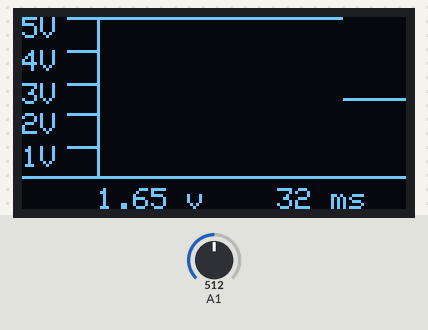
A sketch run on a simulated Arduino Uno, built with avr-gcc and run on an emulated ATmega328P. On the bench: 128×64 one-colour display. The test bench sets the inputs (shaded band); at power-on: A1 = 512. What the sketch prints to the serial monitor is not drawn.

Above: at 5.9 s.
6.0 s: A1 set to 716
At 6.24 s:
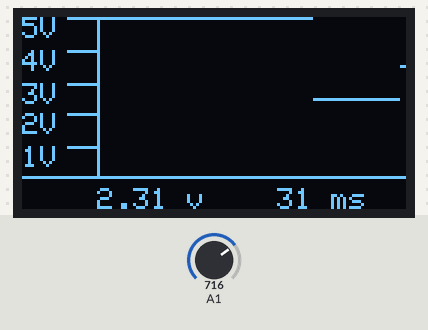
7.5 s: A1 set to 900
At 7.84 s:
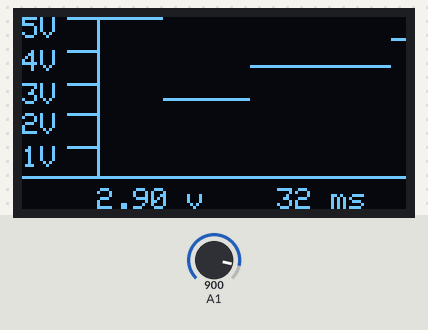
9.1 s: A1 set to 1023
At 13.43 s:
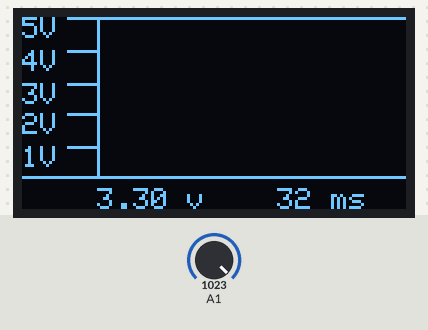
Timing chart, 0 to 14.9 s (numbered marks = the images above; inputs shaded):
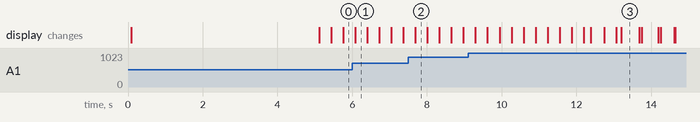

Measured:
- what the display in image 3 shows lasts 0.5 s, from 13.2 s to 13.7 s

The sketch:

oled.ino
```cpp
#include <Wire.h>
#include <Adafruit_GFX.h>
#include <Adafruit_SSD1306.h>

#define ANCHO 128
#define ALTO 64


#define OLED_RESET 4
Adafruit_SSD1306 oled(ANCHO,ALTO, &Wire, OLED_RESET);

//DECLARACION DE VARIABLES

int anteriorMillis = 0;
int tiempo = 0;
float valorAnalogico = 0;
float voltaje = 0;
float graficaVoltaje = 0;

int x[128]; //buffer de la grafica
int y[128]; //buffer secundario de la grafica

//BANDERA PARA ANIMACION INICIAL
int b = 0;  // bandera para el display
int retraso = 5000; //Tiempo de animacion


// 'imagen_2022-10-13_234720195', 128x64px
const unsigned char prueba [] PROGMEM = {
  0xff, 0xff, 0xff, 0xff, 0xff, 0xff, 0xff, 0xff, 0xff, 0xff, 0xff, 0xff, 0xff, 0xff, 0xff, 0xff,
  0xff, 0xff, 0xff, 0xff, 0xff, 0xff, 0xff, 0xff, 0xff, 0xff, 0xff, 0xff, 0xff, 0xff, 0xff, 0xff,
  0xff, 0xff, 0xff, 0xff, 0xff, 0xff, 0xff, 0xff, 0xff, 0xff, 0xff, 0xff, 0xff, 0xff, 0xff, 0xff,
  0xff, 0xff, 0xf0, 0xff, 0xff, 0xff, 0xff, 0xff, 0xff, 0xff, 0xff, 0xff, 0xff, 0xff, 0xff, 0xff,
  0xff, 0xff, 0xfc, 0x3f, 0xff, 0xff, 0xff, 0xff, 0xff, 0xff, 0xff, 0xff, 0xff, 0xff, 0xff, 0xff,
  0xff, 0xff, 0xff, 0x87, 0xff, 0xff, 0xff, 0xff, 0xff, 0xff, 0xff, 0xff, 0xff, 0xff, 0xff, 0xff,
  0xff, 0xff, 0xff, 0xe0, 0xff, 0xff, 0xff, 0xe7, 0xff, 0xff, 0xff, 0xff, 0xff, 0xff, 0xff, 0xff,
  0xff, 0xff, 0xff, 0xfe, 0x3f, 0xff, 0xff, 0xef, 0xff, 0xff, 0xff, 0xff, 0xff, 0xff, 0xff, 0xff,
  0xff, 0xff, 0xff, 0xf7, 0xff, 0xff, 0xff, 0xff, 0xff, 0xbe, 0xff, 0xff, 0xff, 0xff, 0xff, 0xff,
  0xff, 0xff, 0xff, 0xfb, 0x9f, 0xff, 0xff, 0xff, 0xff, 0xfe, 0xff, 0xff, 0xff, 0xff, 0xff, 0xff,
  0xff, 0xff, 0xef, 0xfc, 0x4f, 0xff, 0xff, 0xdf, 0xff, 0x7f, 0x7f, 0xff, 0xff, 0xff, 0xff, 0xff,
  0xff, 0xff, 0xef, 0xf9, 0xcf, 0xff, 0xff, 0xdb, 0xff, 0x5d, 0x7f, 0xef, 0xff, 0xff, 0xff, 0xff,
  0xff, 0xff, 0xf7, 0xf2, 0xdf, 0xff, 0xff, 0xdb, 0xff, 0x7d, 0x7f, 0xef, 0xff, 0xff, 0xff, 0xff,
  0xff, 0xff, 0xf7, 0xce, 0xdf, 0xff, 0xf9, 0xdb, 0xff, 0xfb, 0x7f, 0xef, 0xff, 0xff, 0xff, 0xff,
  0xff, 0xff, 0xff, 0x3f, 0xdf, 0xff, 0xfb, 0xdf, 0xff, 0xeb, 0xff, 0xef, 0xff, 0xff, 0xff, 0xff,
  0xff, 0xff, 0xfa, 0x7f, 0xdf, 0xfc, 0xfe, 0xbf, 0xff, 0xeb, 0xff, 0xff, 0xff, 0xff, 0xff, 0xff,
  0xff, 0xff, 0xfd, 0xff, 0x5f, 0xff, 0xfe, 0xbf, 0xff, 0xeb, 0xff, 0xff, 0xff, 0xff, 0xff, 0xff,
  0xff, 0xff, 0xff, 0xff, 0x9f, 0xff, 0xfe, 0xbd, 0xdf, 0xf7, 0xfd, 0xdf, 0xff, 0xff, 0xff, 0xff,
  0xff, 0xff, 0xff, 0xff, 0xbf, 0xff, 0xf7, 0x7d, 0xfe, 0xff, 0xff, 0xdf, 0xff, 0xff, 0xff, 0xff,
  0xff, 0xff, 0xff, 0x7f, 0xbf, 0xff, 0x77, 0xfd, 0xfe, 0xff, 0xbe, 0xdf, 0xff, 0xff, 0xff, 0xff,
  0xff, 0xff, 0xff, 0xff, 0xbf, 0xff, 0x77, 0xfd, 0xfe, 0xff, 0xbf, 0xdf, 0xff, 0xff, 0xff, 0xff,
  0xff, 0xff, 0x3f, 0xff, 0xbf, 0xff, 0x7f, 0xfd, 0xfe, 0xff, 0xbf, 0xff, 0xff, 0xff, 0xff, 0xff,
  0xff, 0xff, 0x1f, 0xdf, 0x3f, 0xff, 0x7f, 0xff, 0xfe, 0xff, 0xbf, 0xff, 0xff, 0xff, 0xff, 0xff,
  0xff, 0xff, 0x1f, 0xf7, 0x7f, 0xff, 0x7f, 0xff, 0x76, 0xff, 0xf7, 0x7f, 0xff, 0xff, 0xff, 0xff,
  0xff, 0xfe, 0x5f, 0xfc, 0x7f, 0xff, 0x6f, 0xfe, 0x77, 0xff, 0xd7, 0x3f, 0xff, 0xff, 0xff, 0xff,
  0xff, 0xfe, 0xcf, 0xff, 0xff, 0xff, 0xaf, 0xff, 0xf5, 0xff, 0xd7, 0xff, 0xff, 0xff, 0xff, 0xff,
  0xff, 0xfc, 0xef, 0xff, 0xff, 0xff, 0xaf, 0xff, 0xf5, 0xff, 0xdf, 0xff, 0xff, 0xff, 0xff, 0xff,
  0xff, 0xfc, 0xe7, 0xff, 0xff, 0xff, 0xaf, 0xff, 0xf9, 0xff, 0xcf, 0xff, 0xff, 0xff, 0xff, 0xff,
  0xff, 0xfd, 0xe7, 0xff, 0xff, 0xff, 0xaf, 0xff, 0xfb, 0xff, 0xef, 0xff, 0xff, 0xff, 0xff, 0xff,
  0xff, 0xf9, 0xf3, 0xff, 0xff, 0xff, 0xdf, 0xff, 0xff, 0xff, 0xff, 0xff, 0xff, 0xff, 0xff, 0xff,
  0xff, 0xfb, 0xf3, 0xff, 0xff, 0xff, 0xdf, 0xff, 0xff, 0xff, 0xff, 0xff, 0xff, 0xff, 0xff, 0xff,
  0xff, 0xf3, 0xfb, 0xff, 0xff, 0xff, 0xff, 0xff, 0xff, 0xff, 0xff, 0xff, 0xff, 0xff, 0xff, 0xff,
  0xff, 0xf1, 0xf1, 0xff, 0xff, 0xff, 0xff, 0xff, 0xff, 0xff, 0xff, 0xff, 0xff, 0xff, 0xff, 0xff,
  0xff, 0xe6, 0xed, 0xff, 0xff, 0xff, 0xff, 0xff, 0xff, 0xff, 0xff, 0xff, 0xff, 0xff, 0xff, 0xff,
  0xff, 0xe7, 0xbc, 0xff, 0xff, 0xff, 0xff, 0xff, 0xff, 0xff, 0xff, 0xff, 0xff, 0xff, 0xff, 0xff,
  0xff, 0xef, 0x5e, 0xff, 0xff, 0xff, 0xff, 0xff, 0xff, 0xff, 0xff, 0xff, 0xff, 0xff, 0xff, 0xff,
  0xff, 0xcf, 0xfe, 0xff, 0xff, 0xff, 0xff, 0xff, 0xff, 0xff, 0xff, 0xff, 0xff, 0xff, 0xff, 0xff,
  0xff, 0xdb, 0xfa, 0x7f, 0xff, 0xff, 0xff, 0xff, 0xff, 0xff, 0xff, 0xff, 0xff, 0xff, 0xff, 0xff,
  0xff, 0x9f, 0xfc, 0x7f, 0xff, 0xff, 0xff, 0xff, 0xff, 0xff, 0xff, 0xff, 0xff, 0xff, 0xff, 0xff,
  0xff, 0x9f, 0xff, 0x3f, 0xff, 0xff, 0xff, 0xff, 0xff, 0xff, 0xff, 0xff, 0xff, 0xff, 0xff, 0xff,
  0xff, 0x1f, 0xff, 0x3f, 0xff, 0xff, 0xcf, 0x3f, 0xff, 0xfe, 0xff, 0xff, 0xff, 0xff, 0xff, 0xff,
  0xff, 0x39, 0xf3, 0x9f, 0xff, 0xff, 0xb8, 0xda, 0x72, 0xcd, 0x7f, 0xff, 0xff, 0xff, 0xff, 0xff,
  0xff, 0x7e, 0x4f, 0x9f, 0xff, 0xff, 0xc8, 0x3e, 0x10, 0xc4, 0x7f, 0xff, 0xff, 0xff, 0xff, 0xff,
  0xfe, 0x7c, 0xe7, 0xdf, 0xff, 0xff, 0xb0, 0xde, 0x71, 0x85, 0x7f, 0xff, 0xff, 0xff, 0xff, 0xff,
  0xfe, 0xf3, 0xf9, 0xcf, 0xff, 0xff, 0x88, 0x1e, 0x15, 0xb4, 0x7f, 0xff, 0xff, 0xff, 0xff, 0xff,
  0xfc, 0x7f, 0xff, 0xcf, 0xff, 0xff, 0xff, 0xff, 0xff, 0xff, 0xff, 0xff, 0xff, 0xff, 0xff, 0xff,
  0xfc, 0xff, 0xff, 0xe7, 0xff, 0xff, 0xff, 0xff, 0xff, 0xff, 0xff, 0xff, 0xff, 0xff, 0xff, 0xff,
  0xfd, 0xff, 0xff, 0xe7, 0xff, 0xff, 0xff, 0xff, 0xff, 0xff, 0xff, 0xff, 0xff, 0xff, 0xff, 0xff,
  0xf9, 0xef, 0xfe, 0xf3, 0xff, 0xff, 0xff, 0xf8, 0xc7, 0xff, 0xff, 0xff, 0xff, 0xff, 0xff, 0xff,
  0xfb, 0xff, 0xff, 0xf3, 0xff, 0xff, 0xff, 0xfb, 0x5f, 0xff, 0xff, 0xff, 0xff, 0xff, 0xff, 0xff,
  0xf3, 0xfe, 0xef, 0xfb, 0xff, 0xff, 0xff, 0xfb, 0x07, 0xff, 0xff, 0xff, 0xff, 0xff, 0xff, 0xff,
  0xf3, 0xff, 0x1f, 0xf9, 0xff, 0xff, 0xff, 0xfb, 0x5f, 0xff, 0xff, 0xff, 0xff, 0xff, 0xff, 0xff,
  0xe7, 0xfe, 0xef, 0xfd, 0xff, 0xff, 0xff, 0xf8, 0xc3, 0xff, 0xff, 0xff, 0xff, 0xff, 0xff, 0xff,
  0xe7, 0xfd, 0xf7, 0xfc, 0xff, 0xff, 0xff, 0xff, 0xff, 0xff, 0xff, 0xff, 0xff, 0xff, 0xff, 0xff,
  0xef, 0xff, 0xff, 0xfc, 0xff, 0xff, 0xff, 0xff, 0xff, 0xff, 0xff, 0xff, 0xff, 0xff, 0xff, 0xff,
  0xcf, 0xdf, 0xff, 0x7e, 0xff, 0xff, 0xff, 0xff, 0xff, 0xff, 0xff, 0xff, 0xff, 0xff, 0xff, 0xff,
  0xdf, 0xff, 0xff, 0xfe, 0x71, 0x89, 0x08, 0x54, 0x76, 0x14, 0x6e, 0x31, 0xff, 0xff, 0xff, 0xff,
  0x9d, 0xff, 0xff, 0xf7, 0x67, 0x61, 0x08, 0x51, 0xe2, 0xf1, 0xa2, 0xf7, 0xff, 0xff, 0xff, 0xff,
  0x9f, 0xff, 0xff, 0xff, 0x27, 0x60, 0x88, 0x11, 0xe2, 0xf1, 0xa2, 0x39, 0xff, 0xff, 0xff, 0xff,
  0x8f, 0xff, 0xff, 0xfe, 0x35, 0x2a, 0xaa, 0x95, 0x0a, 0xd5, 0x2a, 0xe5, 0xff, 0xff, 0xff, 0xff,
  0x00, 0x00, 0x00, 0x00, 0x39, 0x9e, 0xe2, 0xd6, 0x5f, 0x3e, 0x7a, 0x33, 0xff, 0xff, 0xff, 0xff,
  0xff, 0xff, 0xff, 0xff, 0xff, 0xff, 0xff, 0xff, 0xff, 0xff, 0xff, 0xff, 0xff, 0xff, 0xff, 0xff,
  0xff, 0xff, 0xff, 0xff, 0xff, 0xff, 0xff, 0xff, 0xff, 0xff, 0xff, 0xff, 0xff, 0xff, 0xff, 0xff,
  0xff, 0xff, 0xff, 0xff, 0xff, 0xff, 0xff, 0xff, 0xff, 0xff, 0xff, 0xff, 0xff, 0xff, 0xff, 0xff
};


void setup() {
  Serial.begin(9600);
  // put your setup code here, to run once:
  Wire.begin();
  oled.begin(SSD1306_SWITCHCAPVCC,0x3C);
  oled.clearDisplay();


}

void loop() {

  // put your main code here, to run repeatedly:
  //INICIALIZA ANIMACIÓN-PRESENTACIÓN //
  if (b == 0){
      oled.drawBitmap(0,0,prueba,128,64,BLACK,WHITE);
      oled.display();
      delay(retraso);
      b = 1;
    }
  //===============================================//
  oled.clearDisplay();
  // DIBUJO DE ESCALA //

  oled.setCursor(0, 0);
  oled.print(F("5V"));
  oled.setCursor(0, 11);
  oled.print(F("4V"));
  oled.setCursor(0, 22);
  oled.print(F("3V"));
  oled.setCursor(0, 32);
  oled.print(F("2V"));
  oled.setCursor(0, 43);
  oled.print(F("1V"));

  oled.drawLine(15, 0, 25, 0, WHITE);
  oled.drawLine(15, 11, 25, 11, WHITE);
  oled.drawLine(15, 22, 25, 22, WHITE);
  oled.drawLine(15, 32, 25, 32, WHITE);
  oled.drawLine(15, 43, 25, 43, WHITE);
  //dibuja eje X y Y
  oled.drawLine(0, 53, 127, 53, WHITE);
  oled.drawLine(25, 53, 25, 0, WHITE);
  //======================================/
  oled.setTextColor(WHITE); //NO MULTIPLES COLORES
  valorAnalogico = analogRead(15); //lee el valor analogico del pin 9 gpio25
  voltaje=(valorAnalogico*3.3)/1024; //calcula el valor en voltaje
  Serial.println(voltaje);
  graficaVoltaje=map(valorAnalogico,0,1023,53,0); //escala el valor analogico a un pixel imprimible en pantalla

  x[127]=graficaVoltaje; //asigna el valor escalado a el ultimo dato de la matriz

  for(int i=127;i>=25;i--){
      oled.drawPixel(i, x[i], WHITE); //dibuja punto a punto el contenido de x
      y[i-1]=x[i]; //guarda la informacion desplazada una posicion temporalmente en y
    }
  //imprime el voltaje en texto
  oled.setCursor(25, 57);
  oled.print(voltaje);
  oled.print(F(" v    "));

  //imprime el tiempo que se tarda en tomar y mostrar cada dato
  tiempo = millis()-anteriorMillis;
  oled.print(tiempo);
  anteriorMillis = millis();
  oled.print(F(" ms"));

  oled.display(); //despliega la informacion del buffer en la pantalla

  //delay(60); //pausa opcional

  for(int i=127;i>=0;i--){
    x[i]=y[i]; //envia los datos desplazados de vuelta a la variable x
  }

}
```
